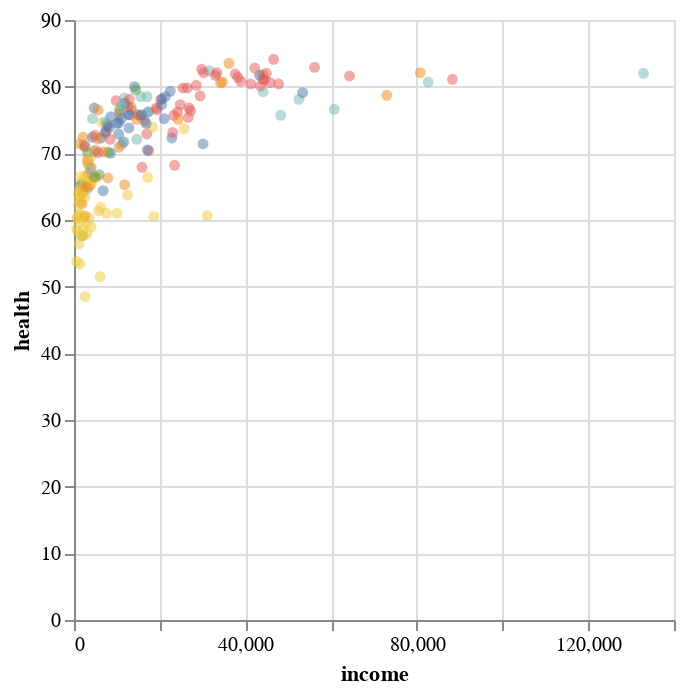

Source (notebook cell):
### Markdown cell above
### Part 1.4 Data binding (10 points)

Instead of the using the legend, now include a radio button or the region such that each selection only highlights one region and make the other points to be grey.

### Code cell
options = [None, 'america', 'east_asia_pacific', 'europe_central_asia', 'middle_east_north_africa', 'south_asia', 'sub_saharan_africa']
labels = ['All', 'America', 'East Asia Pacific', 'Europe Central Asia', 'Middle East North Africa', 'South Asia', 'Sub Saharan Africa']

input_dropdown = alt.binding_radio(options = options,
                                   labels = labels,
                                   name = 'Region: ')

selection = alt.selection_point(fields = ['region'], bind = input_dropdown)

alt.Chart(gapminder).mark_circle().encode(
    x = 'income:Q',
    y = 'health:Q',
    color = alt.condition(selection, alt.Color('region:N').legend(None), alt.value('lightgrey')),
    tooltip = ['country', 'population'],
    opacity = alt.condition(selection, alt.value(0.5), alt.value(0.1))
).add_params(
    selection
)

### Figure 1 — Vega-Lite specification as saved in the notebook (floating-point values rounded to 4 significant figures; data arrays with more than 128 entries replaced by an {"elided": "..."} marker saying what was removed)
{"config": {"view": {"continuousWidth": 300, "continuousHeight": 300}}, "data": {"name": "data-ca24f9a7ec291df1ebdcde48d4b02821"}, "mark": {"type": "circle"}, "encoding": {"color": {"condition": {"param": "param_4", "field": "region", "legend": null, "type": "nominal"}, "value": "lightgrey"}, "opacity": {"condition": {"param": "param_4", "value": 0.5}, "value": 0.1}, "tooltip": [{"field": "country", "type": "nominal"}, {"field": "population", "type": "quantitative"}], "x": {"field": "income", "type": "quantitative"}, "y": {"field": "health", "type": "quantitative"}}, "params": [{"name": "param_4", "select": {"type": "point", "fields": ["region"]}, "bind": {"input": "radio", "options": [null, "america", "east_asia_pacific", "europe_central_asia", "middle_east_north_africa", "south_asia", "sub_saharan_africa"], "labels": ["All", "America", "East Asia Pacific", "Europe Central Asia", "Middle East North Africa", "South Asia", "Sub Saharan Africa"], "name": "Region: "}}], "$schema": "https://vega.github.io/schema/vega-lite/v5.16.3.json", "datasets": {"data-ca24f9a7ec291df1ebdcde48d4b02821": {"elided": "187 records"}}}
